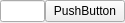
<?xml version="1.0" encoding="UTF-8"?>
<ui version="4.0">
 <class>ChooseAndShow</class>
 <widget class="QWidget" name="ChooseAndShow">
  <property name="geometry">
   <rect>
    <x>0</x>
    <y>0</y>
    <width>125</width>
    <height>23</height>
   </rect>
  </property>
  <property name="sizePolicy">
   <sizepolicy hsizetype="MinimumExpanding" vsizetype="MinimumExpanding">
    <horstretch>0</horstretch>
    <verstretch>0</verstretch>
   </sizepolicy>
  </property>
  <property name="windowTitle">
   <string>Form</string>
  </property>
  <layout class="QHBoxLayout" name="horizontalLayout">
   <property name="spacing">
    <number>0</number>
   </property>
   <property name="margin">
    <number>0</number>
   </property>
   <item>
    <widget class="QLineEdit" name="_LE_show"/>
   </item>
   <item>
    <widget class="QPushButton" name="_PB_choose">
     <property name="text">
      <string>PushButton</string>
     </property>
    </widget>
   </item>
  </layout>
 </widget>
 <resources/>
 <connections/>
</ui>
